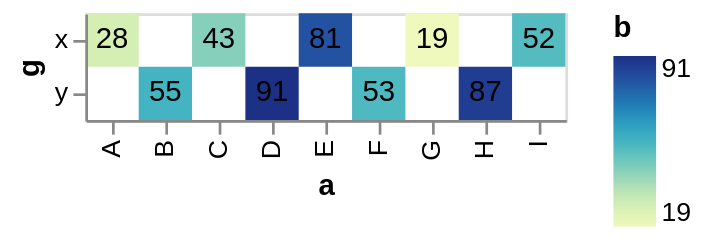

The specification (Vega-Lite) saved for this image:
### Vega specification from a JSON file in a GitHub repository (floating-point values rounded to 4 significant figures)
{"$schema": "https://vega.github.io/schema/vega/v6.json", "background": "white", "padding": 5, "style": "cell", "data": [{"name": "source_0", "values": [{"a": "A", "b": 28, "c": 5, "g": "x"}, {"a": "B", "b": 55, "c": 9, "g": "y"}, {"a": "C", "b": 43, "c": 2, "g": "x"}, {"a": "D", "b": 91, "c": 7, "g": "y"}, {"a": "E", "b": 81, "c": 4, "g": "x"}, {"a": "F", "b": 53, "c": 6, "g": "y"}, {"a": "G", "b": 19, "c": 8, "g": "x"}, {"a": "H", "b": 87, "c": 1, "g": "y"}, {"a": "I", "b": 52, "c": 3, "g": "x"}]}, {"name": "data_0", "source": "source_0", "transform": [{"type": "filter", "expr": "isValid(datum[\"b\"]) && isFinite(+datum[\"b\"])"}]}], "signals": [{"name": "x_step", "value": 20}, {"name": "width", "update": "bandspace(domain('x').length, 0, 0) * x_step"}, {"name": "y_step", "value": 20}, {"name": "height", "update": "bandspace(domain('y').length, 0, 0) * y_step"}], "marks": [{"name": "layer_0_marks", "type": "rect", "style": ["rect"], "from": {"data": "data_0"}, "encode": {"update": {"fill": {"scale": "color", "field": "b"}, "description": {"signal": "\"a: \" + (isValid(datum[\"a\"]) ? isArray(datum[\"a\"]) ? join(datum[\"a\"], ' ') : datum[\"a\"] : \"\"+datum[\"a\"]) + \"; g: \" + (isValid(datum[\"g\"]) ? isArray(datum[\"g\"]) ? join(datum[\"g\"], ' ') : datum[\"g\"] : \"\"+datum[\"g\"]) + \"; b: \" + (format(datum[\"b\"], \"\"))"}, "x": {"scale": "x", "field": "a"}, "width": {"signal": "max(0.25, bandwidth('x'))"}, "y": {"scale": "y", "field": "g"}, "height": {"signal": "max(0.25, bandwidth('y'))"}}}}, {"name": "layer_1_marks", "type": "text", "style": ["text"], "from": {"data": "source_0"}, "encode": {"update": {"fill": {"value": "black"}, "description": {"signal": "\"a: \" + (isValid(datum[\"a\"]) ? isArray(datum[\"a\"]) ? join(datum[\"a\"], ' ') : datum[\"a\"] : \"\"+datum[\"a\"]) + \"; g: \" + (isValid(datum[\"g\"]) ? isArray(datum[\"g\"]) ? join(datum[\"g\"], ' ') : datum[\"g\"] : \"\"+datum[\"g\"]) + \"; b: \" + (format(datum[\"b\"], \"\"))"}, "x": {"scale": "x", "field": "a", "band": 0.5}, "y": {"scale": "y", "field": "g", "band": 0.5}, "text": {"signal": "format(datum[\"b\"], \"\")"}, "align": {"value": "center"}, "baseline": {"value": "middle"}}}}], "scales": [{"name": "x", "type": "band", "domain": {"fields": [{"data": "data_0", "field": "a"}, {"data": "source_0", "field": "a"}], "sort": true}, "range": {"step": {"signal": "x_step"}}, "paddingInner": 0, "paddingOuter": 0}, {"name": "y", "type": "band", "domain": {"fields": [{"data": "data_0", "field": "g"}, {"data": "source_0", "field": "g"}], "sort": true}, "range": {"step": {"signal": "y_step"}}, "paddingInner": 0, "paddingOuter": 0}, {"name": "color", "type": "linear", "domain": {"data": "data_0", "field": "b"}, "range": "heatmap", "interpolate": "hcl", "zero": false}], "axes": [{"scale": "x", "orient": "bottom", "grid": false, "title": "a", "labelAlign": "right", "labelAngle": 270, "labelBaseline": "middle", "zindex": 1}, {"scale": "y", "orient": "left", "grid": false, "title": "g", "zindex": 1}], "legends": [{"fill": "color", "gradientLength": {"signal": "clamp(height, 64, 200)"}, "title": "b"}]}
